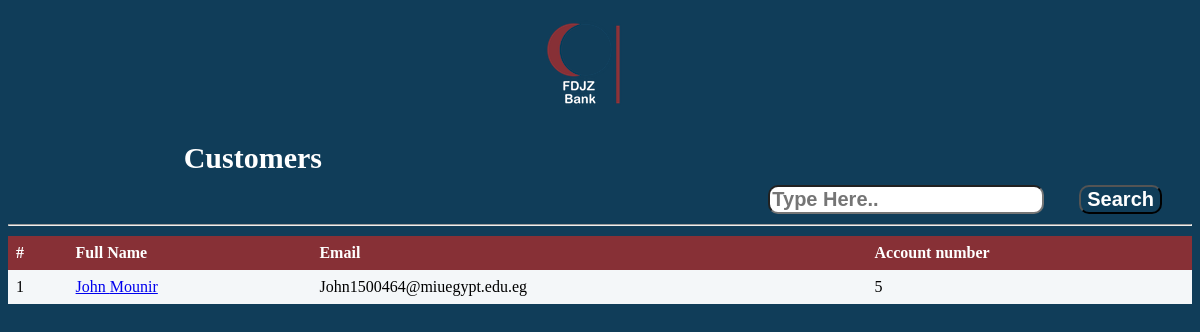
/Worker/php/Showusers.php, run on an earlier commit of the app's database.
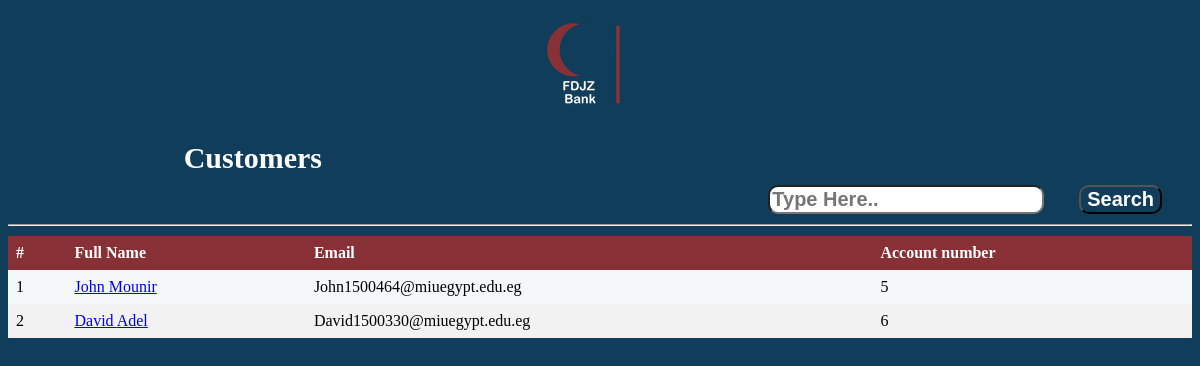
And on a later commit of the database.
### tables this page shows
CREATE TABLE `customer_account` (
  `ID` int(11) NOT NULL,
  `FNAME` varchar(50) DEFAULT NULL,
  `LNAME` varchar(50) DEFAULT NULL,
  `PersonalID` varchar(14) DEFAULT NULL,
  `Address` varchar(100) DEFAULT NULL,
  `MobileNumber` varchar(11) DEFAULT NULL,
  `Email` varchar(200) DEFAULT NULL,
  `Date` varchar(200) DEFAULT NULL,
  `WorkerID` int(11) NOT NULL
);

### Worker/ClassesGedida/dbconnect.php (called while the page is built, shortened)
<?php
  class dbconnect
  {
      private $servername;
      private $username;
      private $password;
      private $db;
      private $con;
      function __construct()
      {
          $this->servername = "localhost";
          $this->username = "root";
          $this->password = "";
          $this->db = "FDJZ";
          $this->con = $this->Connect();
      }
      function connect()
      {
          $this->con = mysqli_connect($this->servername, $this->username, $this->password, $this->db);
          if ($this -> con ->connect_error)
          {
              die("Failed to connect: " .$this->con->connect_error);
          }
          else
          {
              return $this->con;
          }
      }
      function executesql($sql)
      {
        $result = mysqli_query($this->con, $sql);
        if($result == TRUE)
              {
          return $result;
        }
        else
              {
          echo "Error executing SQL statement: " .$this->con->error;
        }
      }
  }
?>

### Worker/ClassesGedida/WorkerAdminCommon.php (the view, shortened to what this page needs)
<?php
  class WorkerAdminCommon extends User{
    function showAllCustomers(){
      $db = new dbconnect;
      $db->connect();
      $sql = "SELECT `FName`, `LName`, `Email`, `id`
              FROM `customer_account`
              ";
      $result = $db->executesql($sql);
      $counter = 1;
      foreach($result as $row){
          echo'<tr>';
          echo'<td>'.$counter++.'</td>';
          echo'<td><a href="Usersreport.php?id='.$row['id'].'">'.$row['FName']." ".$row['LName'].'</a></td>';
          echo'<td>'.$row['Email'].'</td>';
          echo'<td>'.$row['id'].'</td>';
          echo'</tr>';
      }
    }
  }
?>

What changed in the data, as far as the page shows it:
added customer_account: FNAME "David", LNAME "Adel", Email "David1500330@miuegypt.edu.eg", ID "6"
